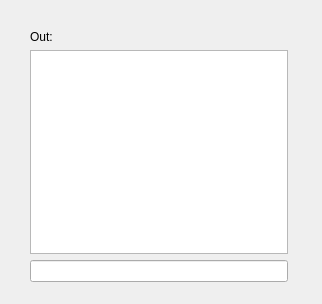
<ui version="4.0" >
 <class>ChatDialog</class>
 <widget class="QWidget" name="ChatDialog" >
  <property name="geometry" >
   <rect>
    <x>0</x>
    <y>0</y>
    <width>322</width>
    <height>304</height>
   </rect>
  </property>
  <property name="windowTitle" >
   <string>Chat Room</string>
  </property>
  <widget class="QWidget" name="" >
   <property name="geometry" >
    <rect>
     <x>30</x>
     <y>30</y>
     <width>258</width>
     <height>252</height>
    </rect>
   </property>
   <layout class="QVBoxLayout" >
    <property name="margin" >
     <number>0</number>
    </property>
    <property name="spacing" >
     <number>6</number>
    </property>
    <item>
     <widget class="QLabel" name="label" >
      <property name="text" >
       <string>Out:</string>
      </property>
     </widget>
    </item>
    <item>
     <widget class="QTextEdit" name="textEdit" />
    </item>
    <item>
     <widget class="QLineEdit" name="lineEdit" />
    </item>
   </layout>
  </widget>
 </widget>
 <resources/>
 <connections/>
</ui>
